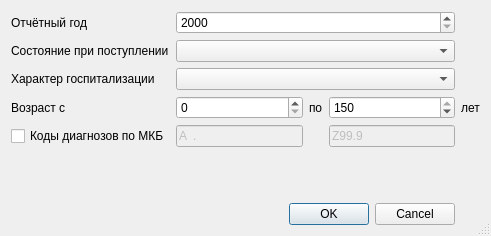
<?xml version="1.0" encoding="UTF-8"?>
<ui version="4.0">
 <class>ProfileYearReportSetupDialog</class>
 <widget class="QDialog" name="ProfileYearReportSetupDialog">
  <property name="windowModality">
   <enum>Qt::ApplicationModal</enum>
  </property>
  <property name="geometry">
   <rect>
    <x>0</x>
    <y>0</y>
    <width>491</width>
    <height>236</height>
   </rect>
  </property>
  <property name="windowTitle">
   <string>Годовой отчет за ЛПУ по профилям</string>
  </property>
  <property name="sizeGripEnabled">
   <bool>true</bool>
  </property>
  <layout class="QGridLayout" name="gridLayout">
   <item row="5" column="0">
    <widget class="QCheckBox" name="chkEnableMKB">
     <property name="text">
      <string>Коды диагнозов по МКБ</string>
     </property>
     <property name="checked">
      <bool>false</bool>
     </property>
    </widget>
   </item>
   <item row="5" column="1">
    <widget class="CICDCodeEdit" name="edtMKBFrom">
     <property name="enabled">
      <bool>false</bool>
     </property>
     <property name="inputMask">
      <string>A00.00; </string>
     </property>
     <property name="text">
      <string>A.</string>
     </property>
    </widget>
   </item>
   <item row="1" column="0">
    <widget class="QLabel" name="lblReceivedCnd">
     <property name="text">
      <string>Состояние при поступлении</string>
     </property>
    </widget>
   </item>
   <item row="1" column="1" colspan="3">
    <widget class="QComboBox" name="cmbReceivedCnd">
     <item>
      <property name="text">
       <string/>
      </property>
     </item>
     <item>
      <property name="text">
       <string>л:Лёгкая форма</string>
      </property>
     </item>
     <item>
      <property name="text">
       <string>с:Средне-тяжелая форма</string>
      </property>
     </item>
     <item>
      <property name="text">
       <string>т:Тяжелая форма</string>
      </property>
     </item>
    </widget>
   </item>
   <item row="2" column="0">
    <widget class="QLabel" name="lblOrder">
     <property name="text">
      <string>Характер госпитализации</string>
     </property>
    </widget>
   </item>
   <item row="2" column="1" colspan="3">
    <widget class="QComboBox" name="cmbOrder">
     <item>
      <property name="text">
       <string/>
      </property>
     </item>
     <item>
      <property name="text">
       <string>Плановые</string>
      </property>
     </item>
     <item>
      <property name="text">
       <string>Экстренные</string>
      </property>
     </item>
    </widget>
   </item>
   <item row="4" column="0">
    <widget class="QLabel" name="lblAgeFrom">
     <property name="text">
      <string>Возраст с</string>
     </property>
    </widget>
   </item>
   <item row="5" column="3">
    <widget class="CICDCodeEdit" name="edtMKBTo">
     <property name="enabled">
      <bool>false</bool>
     </property>
     <property name="inputMask">
      <string>a00.00; </string>
     </property>
     <property name="text">
      <string>Z99.9</string>
     </property>
    </widget>
   </item>
   <item row="4" column="1">
    <widget class="QSpinBox" name="edtAgeFrom">
     <property name="maximum">
      <number>150</number>
     </property>
    </widget>
   </item>
   <item row="4" column="2">
    <widget class="QLabel" name="lblAgeTo">
     <property name="text">
      <string>по</string>
     </property>
    </widget>
   </item>
   <item row="4" column="3">
    <widget class="QSpinBox" name="edtAgeTo">
     <property name="maximum">
      <number>150</number>
     </property>
     <property name="value">
      <number>150</number>
     </property>
    </widget>
   </item>
   <item row="4" column="4">
    <widget class="QLabel" name="lblAgeYears">
     <property name="text">
      <string>лет</string>
     </property>
    </widget>
   </item>
   <item row="6" column="1">
    <spacer name="horizontalSpacer">
     <property name="orientation">
      <enum>Qt::Horizontal</enum>
     </property>
     <property name="sizeHint" stdset="0">
      <size>
       <width>56</width>
       <height>20</height>
      </size>
     </property>
    </spacer>
   </item>
   <item row="7" column="0">
    <spacer name="spacer">
     <property name="orientation">
      <enum>Qt::Vertical</enum>
     </property>
     <property name="sizeHint" stdset="0">
      <size>
       <width>129</width>
       <height>20</height>
      </size>
     </property>
    </spacer>
   </item>
   <item row="0" column="0">
    <widget class="QLabel" name="lblReportYear">
     <property name="text">
      <string>Отчётный год</string>
     </property>
    </widget>
   </item>
   <item row="0" column="1" colspan="3">
    <widget class="QSpinBox" name="edtReportYear">
     <property name="minimum">
      <number>2000</number>
     </property>
     <property name="maximum">
      <number>2500</number>
     </property>
    </widget>
   </item>
   <item row="8" column="1" colspan="3">
    <widget class="QDialogButtonBox" name="buttonBox">
     <property name="orientation">
      <enum>Qt::Horizontal</enum>
     </property>
     <property name="standardButtons">
      <set>QDialogButtonBox::Cancel|QDialogButtonBox::Ok</set>
     </property>
    </widget>
   </item>
  </layout>
 </widget>
 <customwidgets>
  <customwidget>
   <class>CICDCodeEdit</class>
   <extends>QLineEdit</extends>
   <header>library/ICDCodeEdit.h</header>
  </customwidget>
 </customwidgets>
 <tabstops>
  <tabstop>edtReportYear</tabstop>
  <tabstop>buttonBox</tabstop>
 </tabstops>
 <resources/>
 <connections>
  <connection>
   <sender>buttonBox</sender>
   <signal>accepted()</signal>
   <receiver>ProfileYearReportSetupDialog</receiver>
   <slot>accept()</slot>
   <hints>
    <hint type="sourcelabel">
     <x>112</x>
     <y>177</y>
    </hint>
    <hint type="destinationlabel">
     <x>102</x>
     <y>90</y>
    </hint>
   </hints>
  </connection>
  <connection>
   <sender>buttonBox</sender>
   <signal>rejected()</signal>
   <receiver>ProfileYearReportSetupDialog</receiver>
   <slot>reject()</slot>
   <hints>
    <hint type="sourcelabel">
     <x>225</x>
     <y>177</y>
    </hint>
    <hint type="destinationlabel">
     <x>236</x>
     <y>76</y>
    </hint>
   </hints>
  </connection>
  <connection>
   <sender>chkEnableMKB</sender>
   <signal>toggled(bool)</signal>
   <receiver>edtMKBFrom</receiver>
   <slot>setEnabled(bool)</slot>
   <hints>
    <hint type="sourcelabel">
     <x>103</x>
     <y>74</y>
    </hint>
    <hint type="destinationlabel">
     <x>232</x>
     <y>75</y>
    </hint>
   </hints>
  </connection>
  <connection>
   <sender>chkEnableMKB</sender>
   <signal>toggled(bool)</signal>
   <receiver>edtMKBTo</receiver>
   <slot>setEnabled(bool)</slot>
   <hints>
    <hint type="sourcelabel">
     <x>103</x>
     <y>74</y>
    </hint>
    <hint type="destinationlabel">
     <x>308</x>
     <y>75</y>
    </hint>
   </hints>
  </connection>
 </connections>
</ui>
